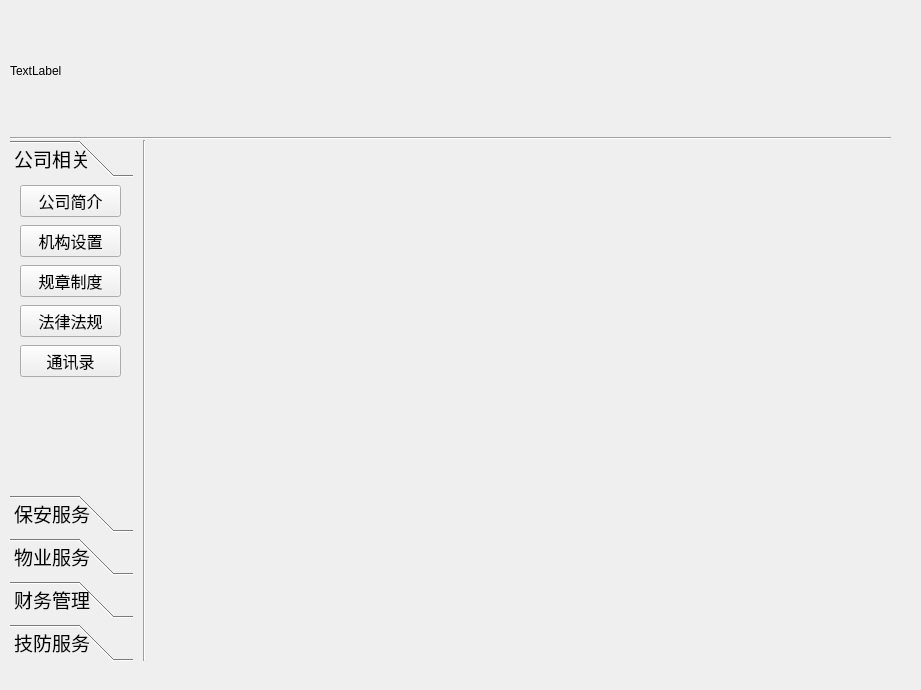
<?xml version="1.0" encoding="UTF-8"?>
<ui version="4.0">
 <class>Form</class>
 <widget class="QWidget" name="Form">
  <property name="geometry">
   <rect>
    <x>0</x>
    <y>0</y>
    <width>921</width>
    <height>690</height>
   </rect>
  </property>
  <property name="windowTitle">
   <string>聊城市鲁昌保安服务有限公司信息管理系统</string>
  </property>
  <widget class="QWidget" name="layoutWidget">
   <property name="geometry">
    <rect>
     <x>10</x>
     <y>140</y>
     <width>881</width>
     <height>521</height>
    </rect>
   </property>
   <layout class="QVBoxLayout" name="verticalLayout_3">
    <item>
     <layout class="QHBoxLayout" name="horizontalLayout" stretch="1,0,6">
      <property name="spacing">
       <number>10</number>
      </property>
      <property name="leftMargin">
       <number>0</number>
      </property>
      <item>
       <widget class="QToolBox" name="toolBox">
        <property name="minimumSize">
         <size>
          <width>0</width>
          <height>0</height>
         </size>
        </property>
        <property name="font">
         <font>
          <family>楷体</family>
          <pointsize>14</pointsize>
         </font>
        </property>
        <property name="cursor">
         <cursorShape>ArrowCursor</cursorShape>
        </property>
        <property name="contextMenuPolicy">
         <enum>Qt::NoContextMenu</enum>
        </property>
        <property name="styleSheet">
         <string notr="true">border-color: rgb(241, 255, 235);</string>
        </property>
        <property name="currentIndex">
         <number>0</number>
        </property>
        <widget class="QWidget" name="page_2">
         <property name="geometry">
          <rect>
           <x>0</x>
           <y>0</y>
           <width>122</width>
           <height>352</height>
          </rect>
         </property>
         <attribute name="label">
          <string>公司相关</string>
         </attribute>
         <widget class="QWidget" name="layoutWidget">
          <property name="geometry">
           <rect>
            <x>10</x>
            <y>0</y>
            <width>101</width>
            <height>201</height>
           </rect>
          </property>
          <layout class="QVBoxLayout" name="verticalLayout_2">
           <item>
            <widget class="QPushButton" name="pushButtonCompany">
             <property name="font">
              <font>
               <family>黑体</family>
               <pointsize>12</pointsize>
              </font>
             </property>
             <property name="text">
              <string>公司简介</string>
             </property>
             <property name="autoRepeatInterval">
              <number>100</number>
             </property>
            </widget>
           </item>
           <item>
            <widget class="QPushButton" name="pushButtonInstitution">
             <property name="font">
              <font>
               <family>黑体</family>
               <pointsize>12</pointsize>
              </font>
             </property>
             <property name="text">
              <string>机构设置</string>
             </property>
             <property name="autoRepeatInterval">
              <number>100</number>
             </property>
            </widget>
           </item>
           <item>
            <widget class="QPushButton" name="pushButtonRules">
             <property name="font">
              <font>
               <family>黑体</family>
               <pointsize>12</pointsize>
              </font>
             </property>
             <property name="text">
              <string>规章制度</string>
             </property>
             <property name="autoRepeatInterval">
              <number>100</number>
             </property>
            </widget>
           </item>
           <item>
            <widget class="QPushButton" name="pushButtonLaw">
             <property name="font">
              <font>
               <family>黑体</family>
               <pointsize>12</pointsize>
              </font>
             </property>
             <property name="text">
              <string>法律法规</string>
             </property>
             <property name="autoRepeatInterval">
              <number>100</number>
             </property>
            </widget>
           </item>
           <item>
            <widget class="QPushButton" name="pushButtonPhoneBook">
             <property name="font">
              <font>
               <family>黑体</family>
               <pointsize>12</pointsize>
              </font>
             </property>
             <property name="text">
              <string>通讯录</string>
             </property>
             <property name="autoRepeatInterval">
              <number>100</number>
             </property>
            </widget>
           </item>
          </layout>
         </widget>
        </widget>
        <widget class="QWidget" name="page_3">
         <property name="geometry">
          <rect>
           <x>0</x>
           <y>0</y>
           <width>124</width>
           <height>362</height>
          </rect>
         </property>
         <attribute name="label">
          <string>保安服务</string>
         </attribute>
         <widget class="QWidget" name="layoutWidget">
          <property name="geometry">
           <rect>
            <x>9</x>
            <y>0</y>
            <width>101</width>
            <height>141</height>
           </rect>
          </property>
          <layout class="QVBoxLayout" name="verticalLayout">
           <item>
            <widget class="QPushButton" name="pushButtonGuardInfo">
             <property name="font">
              <font>
               <family>黑体</family>
               <pointsize>12</pointsize>
              </font>
             </property>
             <property name="text">
              <string>人员信息</string>
             </property>
            </widget>
           </item>
           <item>
            <widget class="QPushButton" name="pushButtonGuardCompanyInfo">
             <property name="font">
              <font>
               <family>黑体</family>
               <pointsize>12</pointsize>
              </font>
             </property>
             <property name="text">
              <string>客户单位</string>
             </property>
            </widget>
           </item>
           <item>
            <widget class="QPushButton" name="pushButtonGuardPosition">
             <property name="font">
              <font>
               <family>黑体</family>
               <pointsize>12</pointsize>
              </font>
             </property>
             <property name="text">
              <string>岗点分布</string>
             </property>
            </widget>
           </item>
          </layout>
         </widget>
        </widget>
        <widget class="QWidget" name="page">
         <property name="geometry">
          <rect>
           <x>0</x>
           <y>0</y>
           <width>124</width>
           <height>362</height>
          </rect>
         </property>
         <attribute name="label">
          <string>物业服务</string>
         </attribute>
         <widget class="QWidget" name="layoutWidget">
          <property name="geometry">
           <rect>
            <x>10</x>
            <y>0</y>
            <width>101</width>
            <height>131</height>
           </rect>
          </property>
          <layout class="QVBoxLayout" name="verticalLayout_4">
           <item>
            <widget class="QPushButton" name="pushButtonPropertyInfo">
             <property name="font">
              <font>
               <family>黑体</family>
               <pointsize>12</pointsize>
              </font>
             </property>
             <property name="text">
              <string>员工信息</string>
             </property>
            </widget>
           </item>
           <item>
            <widget class="QPushButton" name="pushButtonPropertyCompany">
             <property name="font">
              <font>
               <family>黑体</family>
               <pointsize>12</pointsize>
              </font>
             </property>
             <property name="text">
              <string>客户单位</string>
             </property>
            </widget>
           </item>
           <item>
            <widget class="QPushButton" name="pushButtonPropertyUse">
             <property name="font">
              <font>
               <family>黑体</family>
               <pointsize>12</pointsize>
              </font>
             </property>
             <property name="text">
              <string>物资领用</string>
             </property>
            </widget>
           </item>
          </layout>
         </widget>
        </widget>
        <widget class="QWidget" name="page_4">
         <property name="geometry">
          <rect>
           <x>0</x>
           <y>0</y>
           <width>124</width>
           <height>362</height>
          </rect>
         </property>
         <attribute name="label">
          <string>财务管理</string>
         </attribute>
        </widget>
        <widget class="QWidget" name="page_5">
         <property name="geometry">
          <rect>
           <x>0</x>
           <y>0</y>
           <width>124</width>
           <height>362</height>
          </rect>
         </property>
         <attribute name="label">
          <string>技防服务</string>
         </attribute>
        </widget>
       </widget>
      </item>
      <item>
       <widget class="Line" name="line_2">
        <property name="orientation">
         <enum>Qt::Vertical</enum>
        </property>
       </widget>
      </item>
      <item>
       <widget class="QStackedWidget" name="stackedWidget">
        <widget class="QWidget" name="page_6"/>
        <widget class="QWidget" name="page_7"/>
       </widget>
      </item>
     </layout>
    </item>
   </layout>
  </widget>
  <widget class="QLabel" name="labelTopPic">
   <property name="geometry">
    <rect>
     <x>10</x>
     <y>10</y>
     <width>881</width>
     <height>121</height>
    </rect>
   </property>
   <property name="text">
    <string>TextLabel</string>
   </property>
  </widget>
  <widget class="Line" name="line">
   <property name="geometry">
    <rect>
     <x>10</x>
     <y>130</y>
     <width>881</width>
     <height>16</height>
    </rect>
   </property>
   <property name="orientation">
    <enum>Qt::Horizontal</enum>
   </property>
  </widget>
 </widget>
 <resources/>
 <connections/>
</ui>
